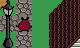

This game map was drawn from its Tiled (.tmx) file and the tilesets committed beside it. A one-line description and the full map source follow:
An orthogonal 5x3 tile map with 16x16 px tiles, 4 tile layers (ground, deco, maison, tamagotchis), 7 tilesets and 1 object (red).

<map version="1.10" tiledversion="1.10.2" orientation="orthogonal" renderorder="right-down" width="5" height="3" tilewidth="16" tileheight="16" infinite="0" nextlayerid="13" nextobjectid="7">
 <tileset firstgid="1" source="../tamagotchis/tamagotchis.tsx" />
 <tileset firstgid="7" source="textures/ground_demo.tsx" />
 <tileset firstgid="263" source="textures/ground.tsx" />
 <tileset firstgid="311" source="textures/nature.tsx" />
 <tileset firstgid="389" source="textures/objects_demo.tsx" />
 <tileset firstgid="1413" source="textures/premade_buildings_demo.tsx" />
 <tileset firstgid="2437" source="../colors.tsx" />
 <layer id="10" name="ground" width="5" height="3">
  <data encoding="csv">
41,31,12,12,12,
31,31,12,12,12,
12,31,12,12,12
</data>
 </layer>
 <layer id="8" name="deco" width="5" height="3">
  <data encoding="csv">
0,0,0,0,0,
0,0,0,0,0,
0,0,0,0,0
</data>
 </layer>
 <layer id="9" name="maison" width="5" height="3">
  <data encoding="csv">
455,0,0,1543,1544,
487,0,0,1575,1576,
519,0,0,1607,1608
</data>
 </layer>
 <layer id="4" name="tamagotchis" width="5" height="3">
  <data encoding="csv">
0,0,0,0,0,
0,1,0,0,0,
0,0,0,0,0
</data>
 </layer>
 <objectgroup id="5" name="boutons">
  <object id="1" type="red" x="16" y="16" width="16" height="16" />
 </objectgroup>
</map>
